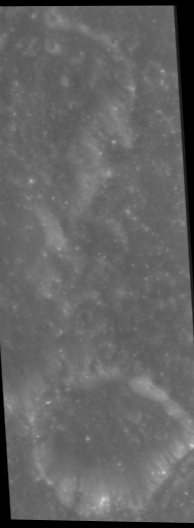
#> input picture SIH26_Lunar_Registration/research/locked_loftr_baseline/registered_image.png, 194 x 528 px; its folder holds only this picture in this run
$ python -i multimodal_preprocess.py   (imports and definitions only)   (older library calls are emulated)
#> lines starting #> are read from the running program, lines starting #| are printed output that depends on the picture
#> further down, picture is the input picture: shape (528, 194, 3); min 0, max 214, mean 100.1
"""
research/multimodal/multimodal_preprocess.py
=============================================
Multimodal Preprocessing Module for Cross-Sensor & Radiometrically Divergent
Lunar Imagery (LunarReg Phase 1 — Multimodal Research Branch).

Provides deterministic, coordinate-preserving transformations designed to
evaluate representation robustness across sensor modalities (e.g., IIRS ↔ OHRC)
and illumination variations without altering the underlying spatial grid.

Mathematical & Operational Guarantees:
- Input: source/reference uint8 lunar images (2D or 3D BGR/RGB).
- Output: matching-ready uint8 grayscale images (ndim == 2, dtype == np.uint8).
- Dimension preservation: output (H, W) exactly equals input (H, W).
- Coordinate preservation: strict zero-offset identity mapping (no warp, crop, or resize).
- Deterministic: 100% reproducible, zero stochastic operations.
- Descriptive Telemetry: factual photometric & gradient discrepancy metrics.
"""

from typing import Any, Dict, Tuple
import cv2
import numpy as np

MULTIMODAL_REPRESENTATIONS = (
    "baseline_clahe",
    "histogram_normalized",
    "gradient_magnitude",
    "local_gradient_normalized",
)


def _ensure_uint8_grayscale(image: np.ndarray, name: str = "image") -> np.ndarray:
    """Validate and convert an input lunar image to 2D uint8 grayscale.

    Strictly preserves (H, W) dimensions without resizing, warping, or cropping.
    """
#> called with name = 'baseline_clahe_input'
    if image is None:
        raise ValueError(f"Input '{name}' is None.")
    if not isinstance(image, np.ndarray):
        raise TypeError(f"Input '{name}' must be a numpy.ndarray, got {type(image).__name__}.")
    if image.size == 0:
        raise ValueError(f"Input '{name}' is empty (0 pixels).")

    # Handle channel dimension without changing spatial dimensions
    if image.ndim == 3:
        if image.shape[2] == 3:
            gray = cv2.cvtColor(image, cv2.COLOR_BGR2GRAY)
        elif image.shape[2] == 4:
            gray = cv2.cvtColor(image, cv2.COLOR_BGRA2GRAY)
        elif image.shape[2] == 1:
            gray = image[:, :, 0]
        else:
            raise ValueError(f"Unsupported channel depth {image.shape[2]} for '{name}'.")
    elif image.ndim == 2:
        gray = image.copy()
    else:
        raise ValueError(f"Unsupported array dimensionality {image.ndim} for '{name}'.")

    # Ensure strictly uint8 format
    if gray.dtype != np.uint8:
        if np.issubdtype(gray.dtype, np.floating):
            # Safe bounded cast for float images in [0, 1] or [0, 255]
            max_val = float(np.max(gray)) if gray.size > 0 else 0.0
            if max_val <= 1.0:
                gray = np.clip(gray * 255.0, 0, 255).astype(np.uint8)
            else:
                gray = np.clip(gray, 0, 255).astype(np.uint8)
        else:
            gray = np.clip(gray, 0, 255).astype(np.uint8)

    return gray


def to_baseline_clahe(
    image: np.ndarray,
    clip_limit: float = 2.0,
    tile_grid_size: Tuple[int, int] = (8, 8),
) -> np.ndarray:
    """1. Baseline CLAHE Representation.

    Applies standard Contrast Limited Adaptive Histogram Equalization matching
    the validated LunarReg baseline configuration.

    Guarantees:
    - Exactly preserves input dimensions (H, W).
    - Returns 2D uint8 grayscale.
    """
    gray = _ensure_uint8_grayscale(image, name="baseline_clahe_input")
    clahe = cv2.createCLAHE(clipLimit=clip_limit, tileGridSize=tile_grid_size)
    out = clahe.apply(gray)
    return out


def to_histogram_normalized(image: np.ndarray) -> np.ndarray:
    """2. Histogram Normalized Representation.

    Applies deterministic global cumulative histogram equalization across [0, 255].
    Flattens density imbalances caused by differing sensor sensitivity curves or
    broad exposure shifts across sensors.

    Guarantees:
    - Exactly preserves input dimensions (H, W).
    - Returns 2D uint8 grayscale.
    """
    gray = _ensure_uint8_grayscale(image, name="histogram_normalized_input")
    if np.ptp(gray) == 0:
        return gray.copy()
    out = cv2.equalizeHist(gray)
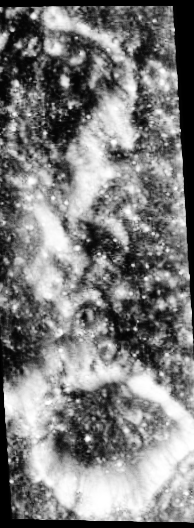
#> out: shape (528, 194); min 0, max 255, mean 124.7
    return out


def to_gradient_magnitude(image: np.ndarray, ksize: int = 3) -> np.ndarray:
    """3. Gradient Magnitude Representation (Structural).

    Computes spatial Sobel gradient magnitude, reducing dependence on absolute
    intensity while emphasizing geometric and structural transitions such as
    crater rims, ridges, and morphological boundaries.

    Note: This representation reduces dependence on absolute illumination but is
    not mathematically invariant to arbitrary monotonic radiometric transformations.

    Guarantees:
    - Exactly preserves input dimensions (H, W).
    - Returns 2D uint8 grayscale.
    """
#> called with ksize = 3
    gray = _ensure_uint8_grayscale(image, name="gradient_magnitude_input")
    gx = cv2.Sobel(gray, cv2.CV_32F, 1, 0, ksize=ksize)
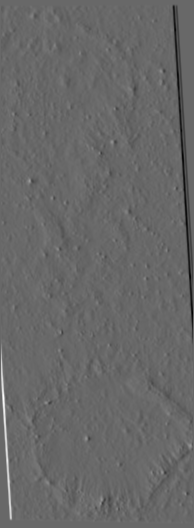
#> gx: shape (528, 194) float32; min -357, max 516, mean -0.8; drawn with min black and max white
    gy = cv2.Sobel(gray, cv2.CV_32F, 0, 1, ksize=ksize)
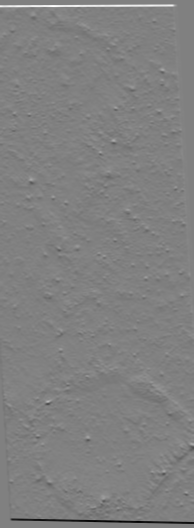
#> gy: shape (528, 194) float32; min -487, max 478, mean 0; drawn with min black and max white
    mag = np.sqrt(gx**2 + gy**2)
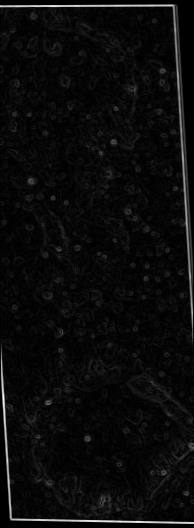
#> mag: shape (528, 194) float32; min 0, max 516.1, mean 23.4; drawn with min black and max white

    max_val = float(np.max(mag))
#> max_val = 516.1
    if max_val > 1e-6:
        # Bounded deterministic scaling to [0, 255]
        norm_mag = np.clip((mag / max_val) * 255.0, 0, 255).astype(np.uint8)
    else:
        norm_mag = np.zeros_like(gray, dtype=np.uint8)

    return norm_mag


def to_local_gradient_normalized(
    image: np.ndarray,
    ksize: int = 3,
    window_size: int = 15,
    eps: float = 10.0,
) -> np.ndarray:
    """4. Local Gradient Normalized Representation (Locally Normalized Structural).

    Computes Sobel gradient magnitude normalized by local standard deviation.
    Emphasizes high-frequency structural contours while mitigating regional
    contrast bias between brightly lit lunar plains and deeply shadowed crater
    interiors. A bounded epsilon prevents uncontrolled noise amplification in
    flat, zero-texture regions.

    Guarantees:
    - Exactly preserves input dimensions (H, W).
    - Returns 2D uint8 grayscale.
    """
#> called with ksize = 3, window_size = 15, eps = 10
    gray = _ensure_uint8_grayscale(image, name="local_gradient_normalized_input")
    gx = cv2.Sobel(gray, cv2.CV_32F, 1, 0, ksize=ksize)
    gy = cv2.Sobel(gray, cv2.CV_32F, 0, 1, ksize=ksize)
    mag = np.sqrt(gx**2 + gy**2)

    # Local mean and local standard deviation via spatial box filtering
    gf = gray.astype(np.float32)
    local_mean = cv2.boxFilter(gf, -1, (window_size, window_size))
    local_sq_mean = cv2.boxFilter(gf**2, -1, (window_size, window_size))
    local_var = np.maximum(local_sq_mean - local_mean**2, 0.0)
    local_std = np.sqrt(local_var)
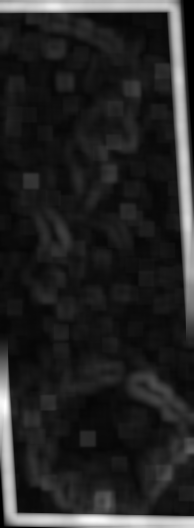
#> local_std: shape (528, 194) float32; min 0, max 61.88, mean 9.3; drawn with min black and max white

    # Normalize gradient magnitude by local standard deviation with epsilon
    norm_grad = mag / (local_std + float(eps))
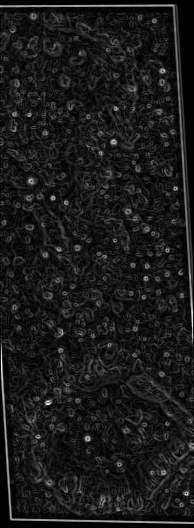
#> norm_grad: shape (528, 194) float32; min 0, max 10.63, mean 1.12; drawn with min black and max white

    # Robust 99.9th percentile bound to suppress single-pixel spike artifacts
    p999 = float(np.percentile(norm_grad, 99.9))
#> p999 = 7.37
    if p999 > 1e-6:
        out = np.clip((norm_grad / p999) * 255.0, 0, 255).astype(np.uint8)
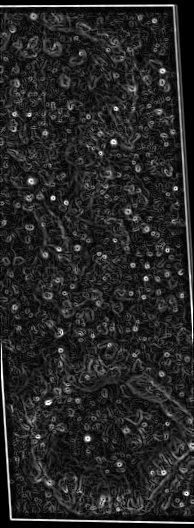
#> out: shape (528, 194); min 0, max 255, mean 38.4
    else:
        out = np.zeros_like(gray, dtype=np.uint8)

    return out


# [14 lines left out: function preprocess_representation, not called in this run]


def generate_multimodal_representations(image: np.ndarray) -> Dict[str, np.ndarray]:
    """Generate all four experimental representations for an input lunar image.

    Returns dictionary mapping representation name to matching-ready uint8 grayscale.
    """
    return {
        "baseline_clahe": to_baseline_clahe(image),
        "histogram_normalized": to_histogram_normalized(image),
        "gradient_magnitude": to_gradient_magnitude(image),
        "local_gradient_normalized": to_local_gradient_normalized(image),
    }


# [82 lines left out: function compute_pair_condition_telemetry, not called in this run]

>>> import cv2
>>> picture = cv2.imread('../locked_loftr_baseline/registered_image.png')
>>> result = generate_multimodal_representations(picture)
#> result = 4 items

$ run again, on SIH26_Lunar_Registration/research/locked_loftr_baseline/match_visualization.png
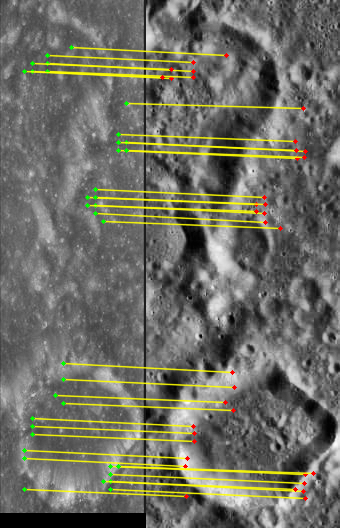
#> input picture SIH26_Lunar_Registration/research/locked_loftr_baseline/match_visualization.png, 340 x 528 px
#> picture is the input picture: shape (528, 340, 3); mean B, G, R 99.1, 109.9, 109.9
#> max_val = 803.6
#> in to_local_gradient_normalized, `norm_grad = mag / (local_std + float(eps))`:
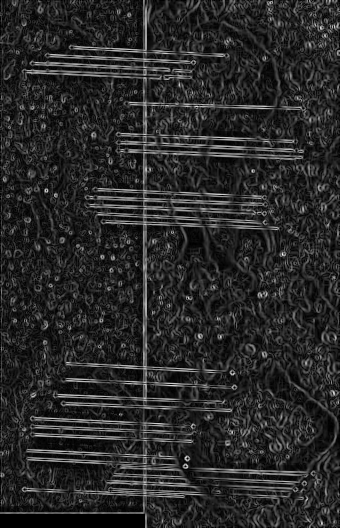
#> norm_grad: shape (528, 340) float32; min 0, max 16.03, mean 2.58; drawn with min black and max white
#> p999 = 11.91
#> in to_local_gradient_normalized, `out = np.clip((norm_grad / p999) * 255.0, 0, 255).astype(np.uint8)`:
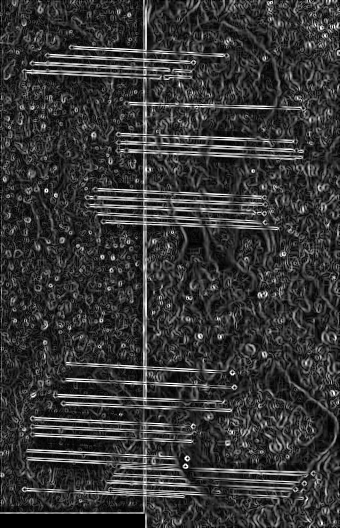
#> out: shape (528, 340); min 0, max 255, mean 54.6
#> result = 4 items
